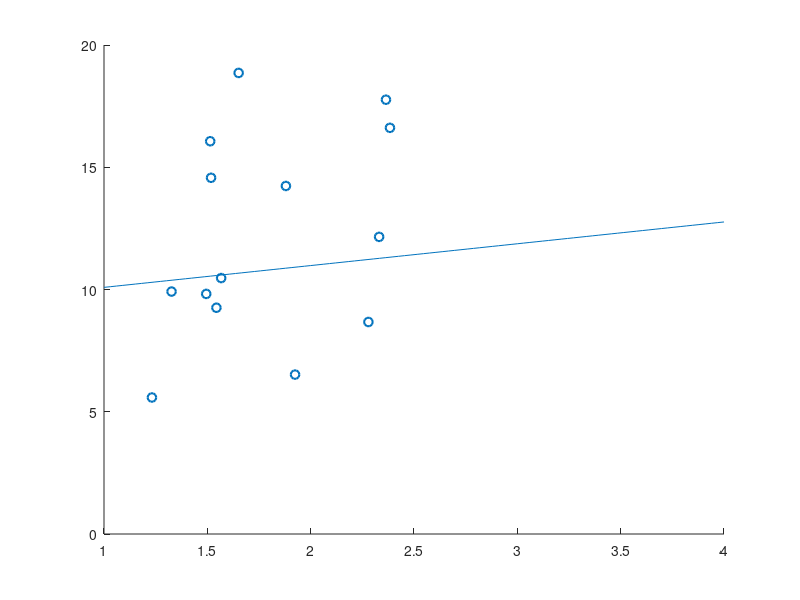

This chart was generated by the following MATLAB code:
%% (L/D)max estimation of similar UAVs

%% AUTHOR = MONISHA VIJAYAN (AE25M037) 
% UAV Names
e=[];
Name = {
    'Yangda Mapird Pro'
    'Yangda Mapird Plus'
    'Yangda Nimbus Pro'
    'Yangda FW-250'
    'Avy Aera'
    'Foxtech Baby Shark 260'
    'P330 Pro'
    'Foxtech AYK-250'
    'Wingcopter 178'
    'FlyDragon FLY-2100'
    'Black Swift S2'
    'Q200'
    'SkyEye Sierra'
    'Foxtech Nimbus'
};
% MTOW (kg)
MTOW = [ ...
    7.5 11.5 8.6 12.0 12.0 13.0 14.0 15.0 ...
    18.0 7.0 9.5 7.0 12.5 6.0 ];
% Wing span(m)
b = [...
    2.1 2.43 1.95 2.5 2.4 2.5 2.53 2.5 ...
    1.78 2.1 3 1.95 2 1.8];
% Wing area (m^2)
Area = [ ...
    0.50 0.65 0.46 0.52 0.96 0.50 0.56 0.50 ...
    0.58 0.52 0.70 0.60 0.30 0.38 ];
% Aspect ratio
AR = [ ...
    8.82 9.08 8.27 12.02 6.00 12.50 11.43 12.50 ...
    5.46 8.48 12.86 6.34 13.33 8.53 ];
% Cruising Altitude (m)
hcruise = [ ...
    3500 3500 3500 3500 3100 3000 5000 2000 ...
    4500 500 4250 4000 3000 1500 ];
% Cruising speed (m/s)
vcruise = [ ...
    17.00 19.44 20.00 23.33 26.39 22 21.00 ...
    25.00 24.00 18.5 18.06 18 20 20];
%Swet/Sref 
sratio =[...
    3.7 3.7 3.7 3.4 2.20 2.3 2.20 2.20...
    3.6 3.7 2.3 3.6 3.6 3.7];
swet=[];
ARwet=[];
for i = 1:length(sratio)
    swt=sratio(i)*Area(i);
    swet(end+1)=swt;
    ARwt=(b(i)^2)/swet(i);
    ARwet(end+1)=ARwt;
end


%Planform type
Planform = {
    'Rectangular'
    'Rectangular'
    'Rectangular'
    'Tapered'
    'Tapered'
    'Tapered'
    'Tapered'
    'Tapered'
    'Rectangular'
    'Rectangular'
    'Tapered'
    'Rectangular'
    'Rectangular'
    'Rectangular'
};

% Taper Ratio
TR=[...
    1 1 1 0.141 0.287 0.119 0.149 0.3103 ...
    1 1 0.636 1 1 1];
%------------------------------------------------------------------------
%Oswald Efficiency Factor
for i = 1:length(MTOW)
    if strcmp(Planform{i},'Rectangular')
        eu(i) = 1.78*(1 - 0.045*AR(i)^0.68) - 0.64;

    elseif strcmp(Planform{i},'Tapered')
        d(i) = (1-TR(i))/(2*(1+TR(i)));
        eu(i) = 1/(1+d(i));
    end
    e(end+1)=eu(i);
end
e = max(e, 0.7);
e = min(e, 1.0);
%disp(e)
%------------------------------------------------------------------------
%ISA Parameters
h = hcruise
rho = NaN(size(h));    
T0 = 288.15;             
P0 = 101325;              
rho0 = 1.225;             
L = 0.0065;               
R = 287.05;               
g = 9.80665;              
%------------------------------------------------------------------------
%Density Calculation
for i = 1:length(h)
    if ~isnan(h(i))
        T = T0 - L*h(i);
        rho(i) = rho0*(T/T0)^(g/(R*L) - 1);
    end
end

%disp(rho)
%------------------------------------------------------------------------
%L/D max calculation
L_Dm = [];

for i=1:length(MTOW)
    Cl=(2*MTOW(i)*9.81)/(rho(i)*Area(i)*(vcruise(i)^2));
    L_D=(pi*e(i)*AR(i))/(2*Cl);
    L_Dm(end+1)=L_D;
end
%------------------------------------------------------------------------
%for our UAV
sratio1=3.6;
Sref=0.413;
swet=sratio1*Sref;
ARwsk =4/swet;
disp(sqrt(ARwsk))

%------------------------------------------------------------------------
%[AR_sorted, idx] = sort(sqrt(ARwet));
%L_dm_sorted = L_Dm(idx);
x= linspace(1,4,100);
fit =polyfit(ARwet,L_Dm,1)
y=polyval(fit,x)
figure
scatter(sqrt(ARwet),L_Dm,40,"green","o",'LineWidth',1.5)
hold on
plot(x,y)


